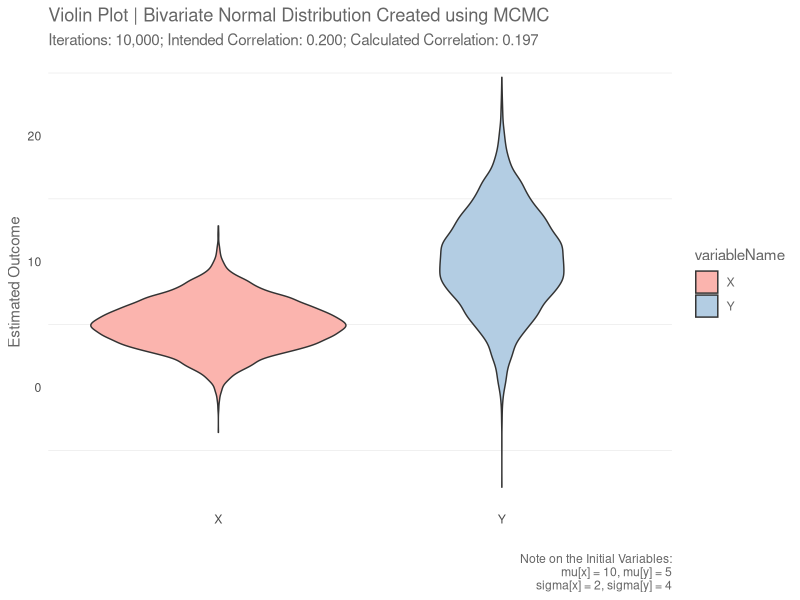
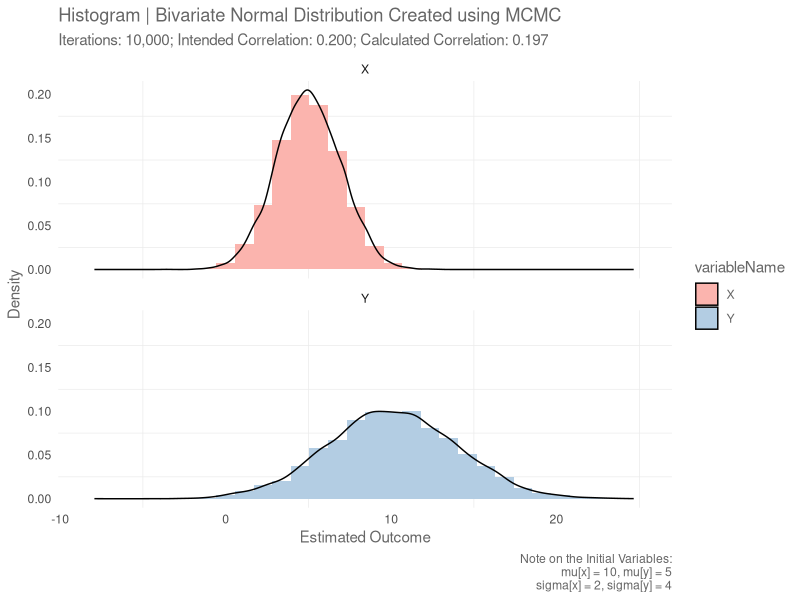
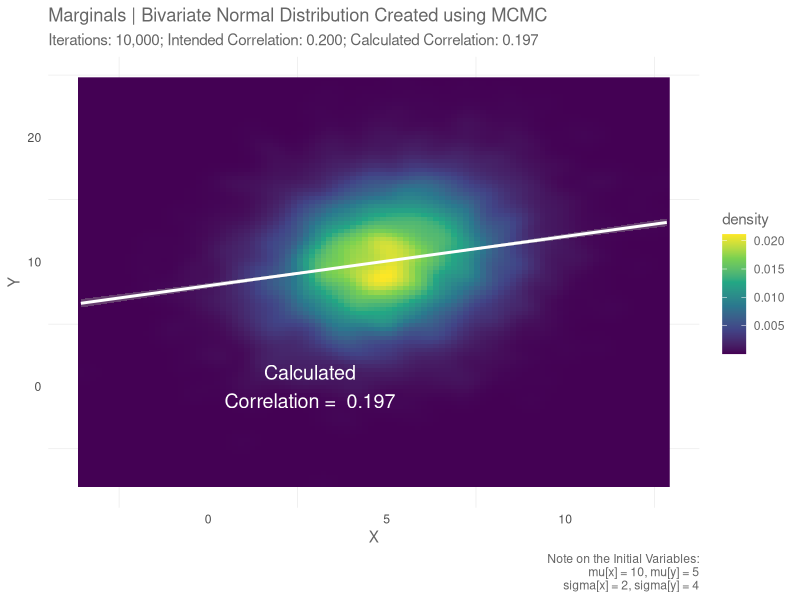
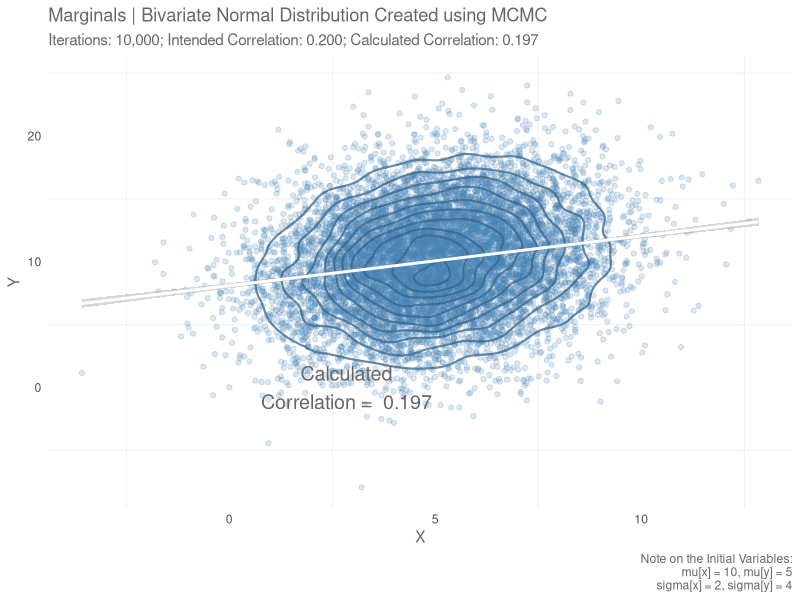
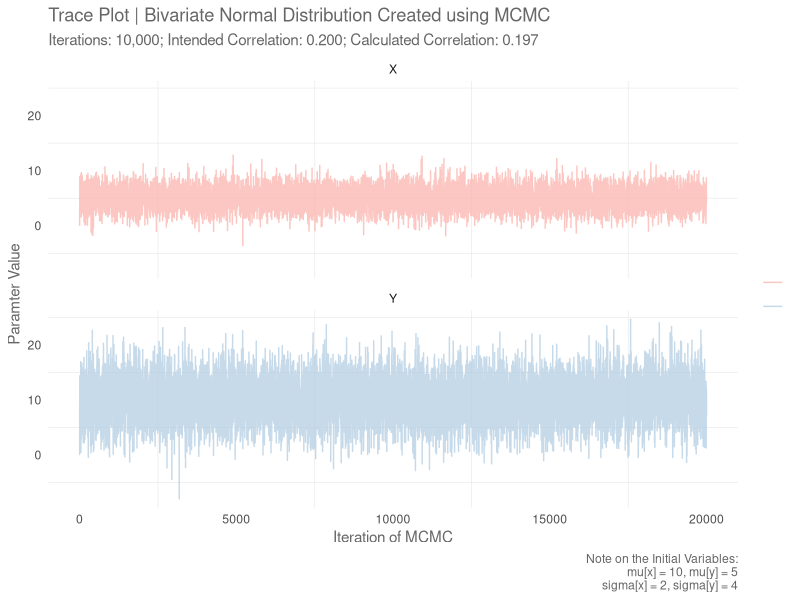

Reproduce these figures in R, in order.
# FUNCTION - Make a GIBBS sampler for a Bivariate Normal ----------------------- 
myngibbs <- function(n, mu_x, sd_x, mu_y, sd_y, rho) {
  
  # Set a random seed
  set.seed(30)#round(runif(1)*100,0))
  
  # Create a Matrix to hold the Bivariate Normals for X and Y
  resultDistr <- matrix(ncol = 2, nrow = n)
  colnames(resultDistr) <- c("X","Y")
  
  # Now Calculate the Biv. Normals
  x <- 0
  y <- 0
  resultDistr[1, ] <- c(x, y)
  for (i in 2:n) {
    
    # Y|X = x ~ N(. . .)
    x <- rnorm(1, mu_y + rho*(sd_x/sd_y)*(y - mu_x), sqrt( sd_x^2)*(1 - rho^2) )
    y <- rnorm(1, mu_x + rho*(sd_y/sd_x)*(x - mu_y), sqrt( sd_y^2)*(1 - rho^2) )
    resultDistr[i, ] <- c(x, y)
  }
  
  # Give to output options for plotting ease
  require(tidyverse)
  
  # Convert Results distribution to a dataframe for manipulation ease
  df.mat <- as.data.frame(resultDistr)
  
  # Maked a pivoted df for plotting ease
  df.plot <- df.mat %>%
    pivot_longer(cols      = c('X', 'Y'),
                 names_to  = 'variableName',
                 values_to = 'variableValue') %>%
    mutate(iteration = row_number())
  
  
  # PLOTS ====================================================================
  
  require(ggplot2)
  
  # Create a simple theme for reuse
  myTheme <- theme_minimal() + theme(text = element_text(color = '#666666'),
                                     panel.grid.major = element_blank())
  
  
  # What is the correlation from the MCMC output? 
  dec = 3 # num decimal places to round to
  calcCorr <- format(round(cor(df.mat$X, df.mat$Y), dec), nsmall=dec)
  
  # Create titles and subtitles for reuse later on
  titleVar <- 'Bivariate Normal Distribution Created using MCMC'
  
  stats <- list(n=n, 
                mu_x=mu_x, sd_x=sd_x, 
                mu_y=mu_y, sd_y=sd_y, 
                rho=rho, rhoCalculated = calcCorr)
  
  subtitleVar <- paste0('Iterations: ', format(stats$n, big.mark = ','), 
                        '; Intended Correlation: ', format(round(rho, dec), nsmall=dec), 
                        '; Calculated Correlation: ', calcCorr)
  captionVar <- paste0('Note on the Initial Variables:\n',
                       'mu[x] = ', mu_x,    ', mu[y] = ', mu_y,
                       '\nsigma[x] = ', sd_x, ', sigma[y] = ', sd_y)
  
  
  # Violin plots -----------------------------------------------------------
  myViolin <- ggplot(df.plot, aes(x=variableName, y=variableValue, fill=variableName)) +
    geom_violin() +
    scale_fill_brewer(palette='Pastel1') +
    labs(title = paste('Violin Plot |', titleVar), subtitle = subtitleVar,
         x = '',
         y = 'Estimated Outcome',
         caption = captionVar) + 
    myTheme
  print(myViolin)
  
  # Histogram and Density Plots --------------------------------------------
  myHist <- ggplot(df.plot, aes(x = variableValue, fill=variableName)) +
    geom_histogram(aes(y = ..density..)) +
    geom_density(alpha=0) +
    facet_wrap(nrow = 2, facets = vars(variableName)) + 
    scale_fill_brewer(palette='Pastel1') +
    labs(title = paste('Histogram |', titleVar), subtitle = subtitleVar,
         x = 'Estimated Outcome',
         y = 'Density',
         caption = captionVar) + 
    myTheme
  print(myHist)
  
  # Base Scatter Plot of Y~X -----------------------------------------------
  
  # Create a slope object for reuse
  slopeLine <- geom_smooth(method = 'lm', color = '#666666') 
  
  # Create a slope object
  baseScatter <- ggplot(df.mat, aes(X, Y)) + 
    labs(title = paste('Marginals |', titleVar), subtitle = subtitleVar,
         caption = captionVar)
  
  # Density of Bivariate Normal Raster Plot --------------------------------
  slopeLine <- geom_smooth(method = 'lm', color = 'white')
  corrAnnotation <- annotate(x=max(df.mat$X)-10, y=0, 
                             label=paste("Calculated\nCorrelation = ", calcCorr), 
                             geom="text", size=5, color = 'white')
  myRaster <- baseScatter + 
    stat_density_2d(
      geom = "raster",
      aes(fill = after_stat(density)),
      contour = FALSE) + 
    scale_fill_viridis_c() +
    slopeLine + corrAnnotation + 
    myTheme
  print(myRaster)
  
  # Density of Bivariate Normal with COntours ------------------------------
  myContour <- baseScatter +                   
    geom_point(alpha = 0.2, color = 'steelblue') + 
    geom_density_2d(color='steelblue4', size=0.75, alpha=0.75) + 
    slopeLine + annotate(x=max(df.mat$X)-10, y=0, 
                         label=paste("Calculated\nCorrelation = ", calcCorr), 
                         geom="text", size=5, color = '#666666') + 
    myTheme
  print(myContour)
  
  myTrace <- ggplot(df.plot, aes(x=iteration, y=variableValue, color=variableName)) +
    geom_line(alpha=0.75) +
    scale_color_brewer(palette='Pastel1') +
    facet_wrap(nrow = 2, facets = vars(variableName)) +
    labs(title = paste('Trace Plot |', titleVar), subtitle = subtitleVar,
         x = 'Iteration of MCMC',
         y = 'Paramter Value',
         caption = captionVar) + 
    myTheme + theme(legend.text = element_blank(), legend.title = element_blank())
  print(myTrace)
  
  # Return the Result Distribution for the Bivariate Normals and stats =======
  return(list('df.matrix' = df.mat, 
              'df.plot'    = df.plot,
              'stats' = stats))
}


# PARAMETERS -------------------------------------------

# Number of Iterations
n <- 10000 

# Correlation Coefficient
rho = 0.20

# Values for Mean and Standard Deviation for Y and X
mu_x = 10; sd_x = 2
mu_y = 5;  sd_y = 4

# Call the function  
results <- myngibbs(n, mu_x, sd_x, mu_y, sd_y, rho)

# Initial Values 
results$stats

# Show Results of the data (only top few rows)
head(results$df.matrix)